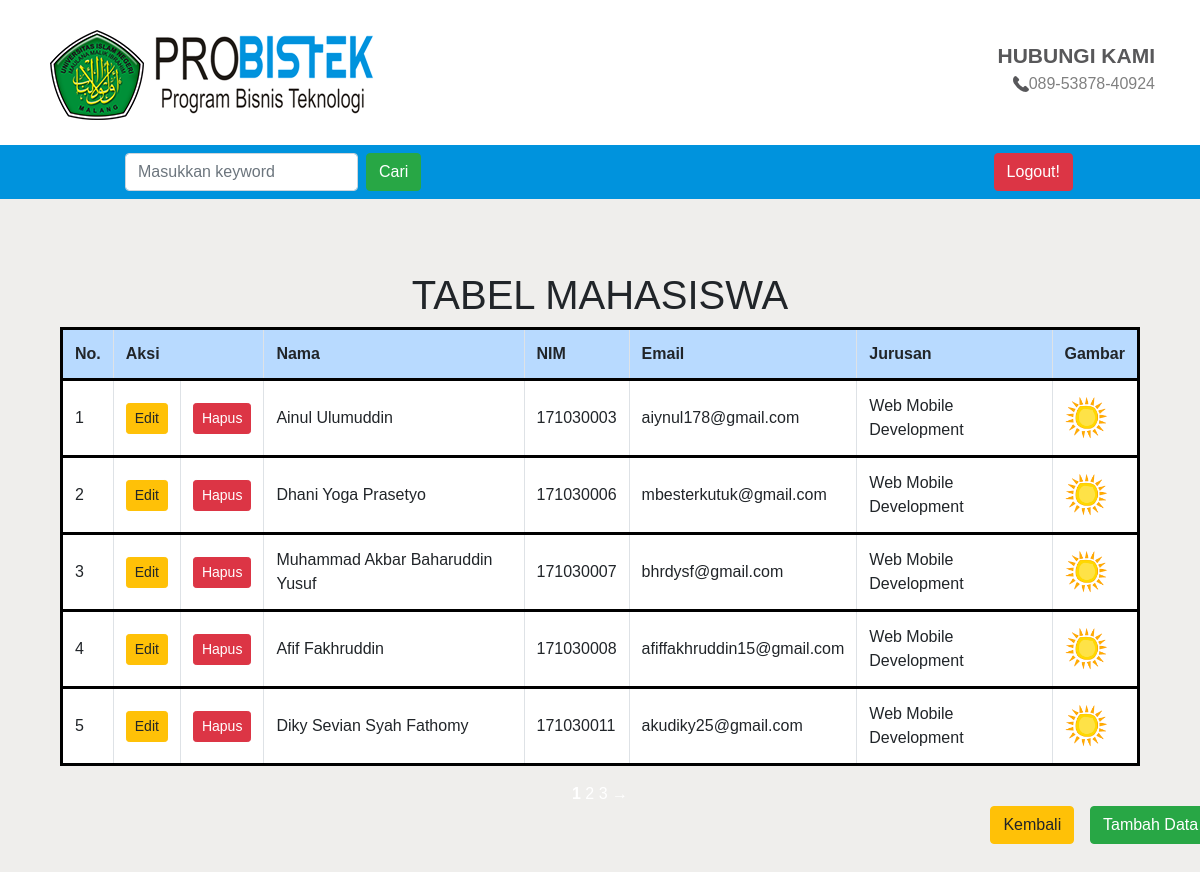
Page /adminMhs/index.php (signed in) on the committed database.
### tables this page shows
CREATE TABLE `mahasiswa` (
  `id` int(11) NOT NULL,
  `nama` varchar(55) NOT NULL,
  `NIM` int(9) NOT NULL,
  `email` varchar(55) NOT NULL,
  `jurusan` varchar(30) NOT NULL,
  `gambar` varchar(200) NOT NULL
);

### functions.php (called while the page is built, shortened)
<?php
    $conn = mysqli_connect("localhost", "root", "", "uas-probistek");
    function query($query) {
        global $conn;
        $result = mysqli_query($conn, $query);
        $rows = [];
        while ($row = mysqli_fetch_assoc($result)) {
            $rows[] = $row;
        }
        return $rows;
    }
?>

### adminMhs/index.php (the view, shortened to what this page needs)
<?php
    require '../functions.php';
    $jumlahDataPerHalaman = 5;
    $jumlahData = count(query("SELECT * FROM mahasiswa"));
    $jumlahHalaman = ceil($jumlahData / $jumlahDataPerHalaman);
    $halamanAktif = ( isset($_GET["p"]) ) ? $_GET["p"] : 1;
    $awalData = ( $jumlahDataPerHalaman * $halamanAktif) - $jumlahDataPerHalaman;
    $hasilHalamanPertama = ($halamanAktif-1)*$jumlahDataPerHalaman;
    $no = ($hasilHalamanPertama + 1) - 1;
    $mahasiswa = query("SELECT * FROM mahasiswa ORDER BY NIM ASC LIMIT $awalData, $jumlahDataPerHalaman");
?>
<!DOCTYPE html>
<html lang="en">
<head>
    <link rel="stylesheet" type="text/css" href="../css/bootstrap.css">
    <link rel="stylesheet" type="text/css" href="../css/style.css">
</head>
<body>
    <header>
        <div class="container">
            <div class="row">
                <div class="col-6 image">
                    <img id="probistek" src="../images/probistek2.png">
                </div>
                <div class="col-6 contact">
                    <p id="contact1"><b>HUBUNGI KAMI</b></p>
                    <table class="contact2">
                        <tr>
                            <td><img src="../images/call-answer.png"></td>
                            <td>089-53878-40924</td>
                        </tr>
                    </table>
                </div>
            </div>
        </div>
        <div>
            <nav class="navbar navbar-expand-lg navbar-dark">
                <div class="collapse navbar-collapse" id="navbarSupportedContent">
                    <ul class="navbar-nav mr-auto">
                        <form class="form-inline my-2 my-lg-0" action="" method="post">
                            <input class="form-control mr-sm-2" type="search" placeholder="Masukkan keyword" aria-label="Search" name="keyword" autofocus autocomplete="off">
                            <button class="btn btn-success my-2 my-sm-0" type="submit" name="cari">Cari</button>
                        </form>
                    </ul>
                    <a href="../logout.php">
                        <button id="adminBtn" class="btn btn-danger" type="button">Logout!</button>
                    </a>
                </div>
            </nav>
        </div>
    </header>
    <div id="badan">
        <br><br><br>
        <center>
            <h1>TABEL MAHASISWA</h1>
            <table class="table table-bordered">
                <tr class="table-primary">
                    <th>No.</th>
                    <th colspan="2">Aksi</th>
                    <th>Nama</th>
                    <th>NIM</th>
                    <th>Email</th>
                    <th>Jurusan</th>
                    <th>Gambar</th>
                </tr>
                <?php foreach ($mahasiswa as $row): $no++; ?>
                <tr id="tableRow">
                    <td>
                        <?= $no; ?>
                    </td>
                    <td>
                        <a href="edit.php?id=<?= $row["id"];?>">
                            <button type="button" class="btn btn-warning btn-sm">Edit</button>
                        </a>
                    </td>
                    <td>
                        <button type="button" class="btn btn-danger btn-sm" data-toggle="modal" data-target="#modalHapus<?= $row["id"];?>">
                            Hapus
                        </button>
                    </td>
                    <td>
                        <?= $row["nama"]; ?>
                    </td>
                    <td>
                        <?= $row["NIM"]; ?>
                    </td>
                    <td>
                        <?= $row["email"]; ?>
                    </td>
                    <td>
                        <?= $row["jurusan"]; ?>
                    </td>
                    <td>
                        <img src="../images/<?= $row["gambar"]; ?>" alt="" width="50">
                    </td>
                </tr>
                <?php endforeach;?>
            </table>
            <?php for( $i = 1; $i <= $jumlahHalaman; $i++) : ?>
                <?php if( $i == $halamanAktif) : ?>
                    <a href="?p=<?= $i; ?>" style="font-weight: bold; color: red;"><?= $i; ?></a>
                <?php else : ?>
                    <a href="?p=<?= $i; ?>"><?= $i; ?></a>
                <?php endif; ?>
            <?php endfor; ?>
            <?php if( $halamanAktif < $jumlahHalaman ) : ?>
                <a href="?p=<?= $halamanAktif + 1; ?>">&rarr;</a>
            <?php endif; ?>
            <br>
            <a href="../admin.php">
                <button id="kembali" class="btn btn-warning" type="button">Kembali</button>
            </a>
            <a href="tambah.php">
                <button id="tambahMhs" class="btn btn-success" type="button">Tambah Data</button>
            </a>
            <br><br><br><br>
        </center>
    </div>
</body>
</html>

### css/style.css (style rules this page uses)
* { font-family: helvetica; margin: 0; padding: 0; }
.image { padding-top: 25px; padding-bottom: 20px; }
.col-6.contact { padding-top: 40px; margin-bottom: 0%; }
#contact1 { color: #58585A; text-align: right; font-size: 21px; margin-bottom: 0px; }
table.contact2 { float: right; margin-top: 0%; padding-right: 0px; color: #808080; }
.navbar { background-color: #0093dd !important; font-size: 17px !important; font-weight: bold !important; color: black !important; }
.navbar-nav { padding-left: 109px !important; }
#adminBtn { margin-right: 111px !important; color: #fff; }
a { text-decoration: none !important; color: #fff !important; }

### adminMhs/index.php (style rules this page uses)
body { background-color: #EFEEEC; }
header { background-color: white; }
#tambahMhs { margin-right: -26.5cm; }
#kembali { margin-right: 0.3cm; }
table.table-bordered { border:5px solid black; background-color: white; width: 90%; }
table.table-bordered > tbody > tr { border:3px solid black; }
table.table-bordered { border: 3px solid black; }
#tableRow { height: 50px; }
.table > tbody > tr > td { vertical-align: middle; }

### rows in the picture
mahasiswa: nama "Ainul Ulumuddin", NIM "171030003", email "aiynul178@gmail.com", jurusan "Web Mobile Development", gambar (picture)
mahasiswa: nama "Dhani Yoga Prasetyo", NIM "171030006", email "mbesterkutuk@gmail.com", jurusan "Web Mobile Development", gambar (picture)
mahasiswa: nama "Muhammad Akbar Baharuddin Yusuf", NIM "171030007", email "bhrdysf@gmail.com", jurusan "Web Mobile Development", gambar (picture)
mahasiswa: nama "Afif Fakhruddin", NIM "171030008", email "afiffakhruddin15@gmail.com", jurusan "Web Mobile Development", gambar (picture)
mahasiswa: nama "Diky Sevian Syah Fathomy", NIM "171030011", email "akudiky25@gmail.com", jurusan "Web Mobile Development", gambar (picture)
